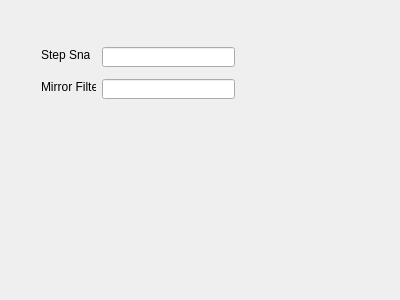
<?xml version="1.0" encoding="UTF-8"?>
<ui version="4.0">
 <class>Dialog</class>
 <widget class="QDialog" name="Dialog">
  <property name="geometry">
   <rect>
    <x>0</x>
    <y>0</y>
    <width>400</width>
    <height>300</height>
   </rect>
  </property>
  <property name="windowTitle">
   <string>Dialog</string>
  </property>
  <widget class="QLabel" name="label">
   <property name="geometry">
    <rect>
     <x>41</x>
     <y>47</y>
     <width>49</width>
     <height>16</height>
    </rect>
   </property>
   <property name="text">
    <string>Step Snap</string>
   </property>
  </widget>
  <widget class="QLabel" name="label_2">
   <property name="geometry">
    <rect>
     <x>41</x>
     <y>79</y>
     <width>55</width>
     <height>16</height>
    </rect>
   </property>
   <property name="text">
    <string>Mirror Filter</string>
   </property>
  </widget>
  <widget class="QLineEdit" name="lineEdit">
   <property name="geometry">
    <rect>
     <x>102</x>
     <y>47</y>
     <width>133</width>
     <height>20</height>
    </rect>
   </property>
  </widget>
  <widget class="QLineEdit" name="lineEdit_2">
   <property name="geometry">
    <rect>
     <x>102</x>
     <y>79</y>
     <width>133</width>
     <height>20</height>
    </rect>
   </property>
  </widget>
 </widget>
 <resources/>
 <connections/>
</ui>
